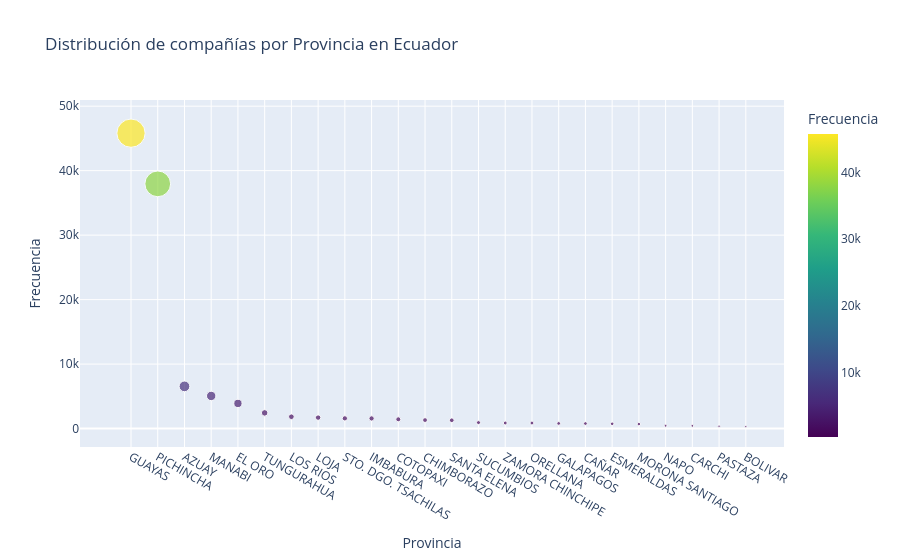

Notebook code for this chart:
### Code cell
import plotly.express as px

# Datos
provincias = raw_ranking2023['Provincia'].value_counts().reset_index()
provincias.columns = ['Provincia', 'Frecuencia']

# Crear el gráfico de dispersión interactivo
fig = px.scatter(provincias, 
                 x='Provincia', 
                 y='Frecuencia', 
                 title='Distribución de compañías por Provincia en Ecuador',
                 color='Frecuencia',  # Añadir color por frecuencia
                 size='Frecuencia',   # Tamaño de los puntos basado en la frecuencia
                 color_continuous_scale='Viridis')  # Paleta de colores

# Mostrar el gráfico
fig.show()

### Figure 1 — Plotly figure (JSON) as saved in the notebook; plotly's stock layout.template omitted (floating-point values rounded to 4 significant figures)
{"data": [{"hovertemplate": "Provincia=%{x}<br>Frecuencia=%{marker.color}<extra></extra>", "legendgroup": "", "marker": {"color": [45815, 37955, 6546, 5059, 3897, 2430, 1833, 1699, 1583, 1573, 1434, 1314, 1289, 926, 864, 859, 799, 783, 740, 693, 436, 421, 367, 296], "coloraxis": "coloraxis", "size": [45815, 37955, 6546, 5059, 3897, 2430, 1833, 1699, 1583, 1573, 1434, 1314, 1289, 926, 864, 859, 799, 783, 740, 693, 436, 421, 367, 296], "sizemode": "area", "sizeref": 114.5, "symbol": "circle"}, "mode": "markers", "name": "", "orientation": "v", "showlegend": false, "type": "scatter", "x": ["GUAYAS", "PICHINCHA", "AZUAY", "MANABI", "EL ORO", "TUNGURAHUA", "LOS RIOS", "LOJA", "STO. DGO. TSACHILAS", "IMBABURA", "COTOPAXI", "CHIMBORAZO", "SANTA ELENA", "SUCUMBIOS", "ZAMORA CHINCHIPE", "ORELLANA", "GALAPAGOS", "CAÑAR", "ESMERALDAS", "MORONA SANTIAGO", "NAPO", "CARCHI", "PASTAZA", "BOLIVAR"], "xaxis": "x", "y": [45815, 37955, 6546, 5059, 3897, 2430, 1833, 1699, 1583, 1573, 1434, 1314, 1289, 926, 864, 859, 799, 783, 740, 693, 436, 421, 367, 296], "yaxis": "y"}], "layout": {"coloraxis": {"colorbar": {"title": {"text": "Frecuencia"}}, "colorscale": [[0, "#440154"], [0.1111, "#482878"], [0.2222, "#3e4989"], [0.3333, "#31688e"], [0.4444, "#26828e"], [0.5556, "#1f9e89"], [0.6667, "#35b779"], [0.7778, "#6ece58"], [0.8889, "#b5de2b"], [1, "#fde725"]]}, "legend": {"itemsizing": "constant", "tracegroupgap": 0}, "title": {"text": "Distribución de compañías por Provincia en Ecuador"}, "xaxis": {"anchor": "y", "domain": [0, 1], "title": {"text": "Provincia"}}, "yaxis": {"anchor": "x", "domain": [0, 1], "title": {"text": "Frecuencia"}}}}
